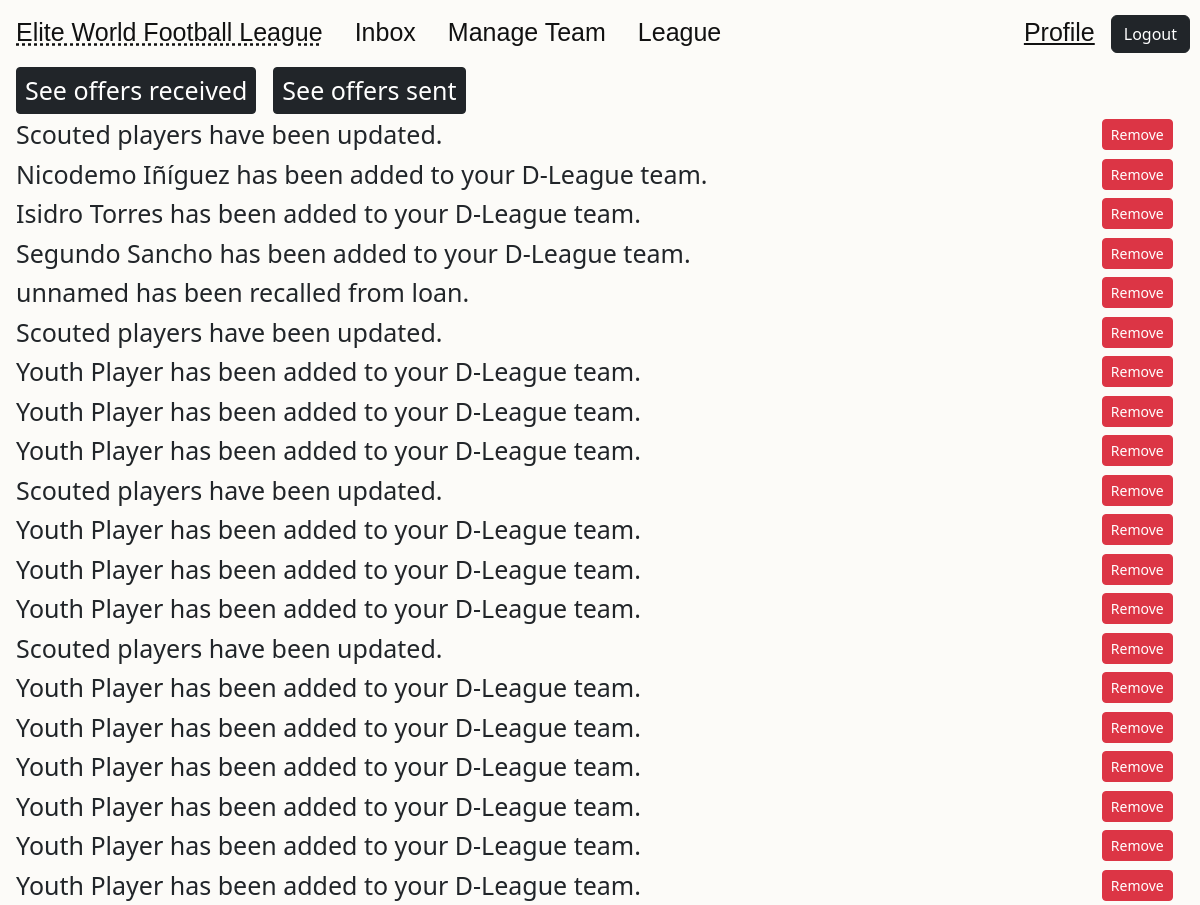
The app's page /notifications/ (signed in) with its own data.
### management/models.py (models this page shows, shortened)
class notification(models.Model):
    id = models.AutoField(primary_key=True)
    team = models.ForeignKey(Team, on_delete=models.CASCADE, related_name='team_notification')
    message = models.CharField(max_length=10, default='')

### management/views.py (the view)
# urls.py: path('notifications/', views.notifications, name='notifications'),
@login_required()
def notifications(request):
    team = Team.objects.get(owner=request.user)
    team.new_message = False
    team.save()
    notifications_received_query = notification.objects.filter(team=team)
    notifications_received = []
    for i in notifications_received_query:
        notifications_received.append(i)
    notifications_received = notifications_received[::-1]
    context = {'notifications_received': notifications_received}
    return render(request, 'management/notifications.html', context)

### management/context_processors.py (called while the page is built)
def user_team(request):
    if request.user.is_authenticated:
        team = Team.objects.get(owner=request.user)
        return {'user_team': team}
    return {'user_team': None}

### management/templates/management/notifications.html (shortened to what this page needs)
{% extends "management/base.html" %}
{% block content %}
    <table>
        <tr>
            <td><form action="{% url 'inbox' %}">
              <button class="btn btn-sm btn-dark" type="submit" style="margin-left: 15px; font-size: 25px;">See offers received</button>
            </form></td>
            <td><form action="{% url 'outbox' %}">
              <button class="btn btn-sm btn-dark" type="submit" style="margin-left: 15px; font-size: 25px;">See offers sent</button>
            </form></td>
        </tr>
    </table>
    <table style="width: 100%;  margin-left: 15px;" border="0">
            {% for i in notifications_received %}
                <tr>
                    <td style="font-size: 25px">{{i.message}}</td>
                    <td><form action="{% url 'remove-notification' %}" method="POST">
                      <button class="btn btn-sm btn-danger" type="submit">Remove</button>
                    </form></td>
                </tr>
            {% endfor %}
    </table>
{% endblock content %}

### management/static/management/main.css (style rules this page uses)
body { margin: 0; background-color: #fcfbf8; }

### records on screen
notification: message "Scouted players have been updated."
notification: message "Nicodemo Iñíguez has been added to your D-League team."
notification: message "Isidro Torres has been added to your D-League team."
notification: message "Segundo Sancho has been added to your D-League team."
notification: message "unnamed has been recalled from loan."
notification: message "Scouted players have been updated."
notification: message "Youth Player has been added to your D-League team."
notification: message "Youth Player has been added to your D-League team."
notification: message "Youth Player has been added to your D-League team."
notification: message "Scouted players have been updated."
notification: message "Youth Player has been added to your D-League team."
notification: message "Youth Player has been added to your D-League team."
notification: message "Youth Player has been added to your D-League team."
notification: message "Scouted players have been updated."
notification: message "Youth Player has been added to your D-League team."
notification: message "Youth Player has been added to your D-League team."
notification: message "Youth Player has been added to your D-League team."
notification: message "Youth Player has been added to your D-League team."
notification: message "Youth Player has been added to your D-League team."
notification: message "Youth Player has been added to your D-League team."
